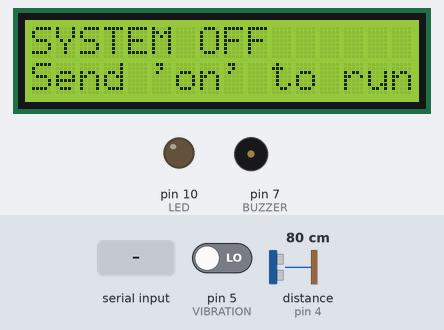
Bench run of a sketch on a simulated Arduino Uno, built with avr-gcc and run on an emulated ATmega328P. Shown: 16×2 character LCD, output pins drawn as LEDs (lit = HIGH), buzzer (waves = sounding). Wiring (inferred from the names in the program): ultrasonic range finder: trigger pin 2; echo pin 4. Inputs (shaded band) come from the test bench; at power-on: distance to the obstacle (sensor on pin 4) 80 cm, pin 5 (VIBRATION) LOW. The echo pulse lasts 58.3 µs per cm; pins used as bus, display or sensor lines are not drawn; what the sketch prints to the serial monitor is not drawn.

Above: at 1.6 s.
1.7 s: "456\n" received over Serial
At 3.8 s:
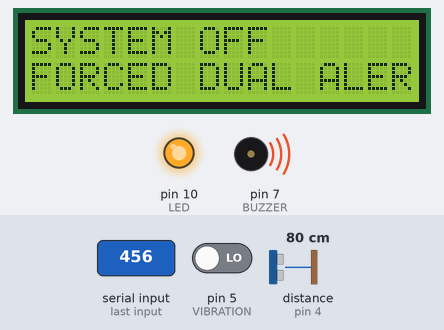
6.8 s: "on\n" received over Serial
At 9.6 s:
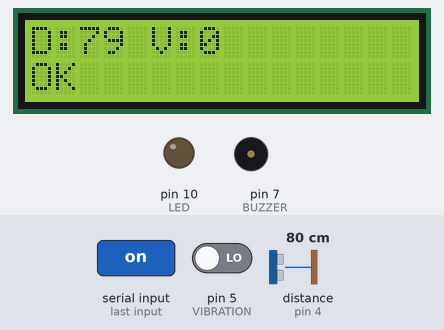
10.6 s: distance to the obstacle (sensor on pin 4) set to 12 cm
At 12.4 s:
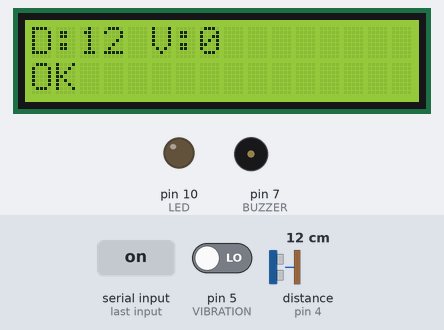
13.6 s: distance to the obstacle (sensor on pin 4) set to 9 cm
At 16.3 s:
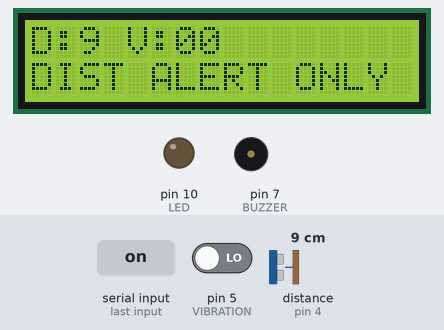
16.6 s: "kill\n" received over Serial
At 19.0 s:
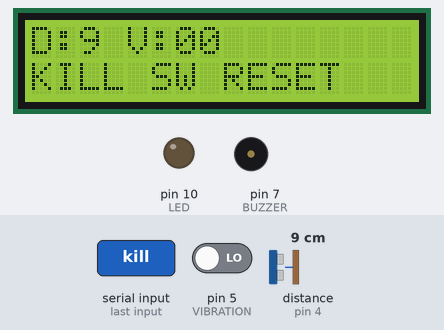
21.1 s: "456\n" received over Serial
At 22.2 s:
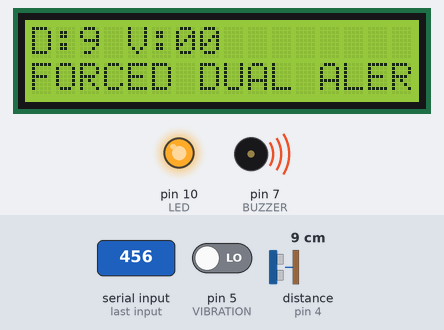
Timing chart, 0 to 25.2 s (numbered marks = the images above; inputs shaded):
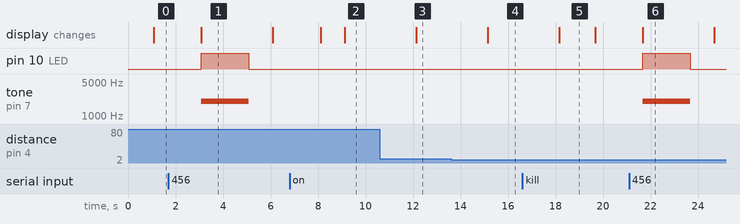

The sketch:

volcano_eruption_code.ino
```cpp
#include <LiquidCrystal.h>

LiquidCrystal lcd(12, 11, 6, 7, 8, 3);

// SENSORS - all digital pins
const int TRIG = 2;       // Ultrasonic trigger
const int ECHO = 4;       // Ultrasonic echo
const int VIBRATION = 5;  // Vibration sensor (digital pin)

// OUTPUTS - all digital pins
const int LED = 10;       // LED on digital pin
const int BUZZER = 7;    // Buzzer on digital pin (built-in LED pin)

// THRESHOLDS
float MIN_ULTRASONIC = 10.0;    // cm
int MIN_VIBRATION = 3;          // vibration count per second

// VARIABLES
float currentDist = 0;
int vibrationCount = 0;
bool systemActive = false;
bool killSwitchActive = false;

void setup() {
  pinMode(TRIG, OUTPUT);
  pinMode(ECHO, INPUT);
  pinMode(VIBRATION, INPUT);
  pinMode(LED, OUTPUT);
  pinMode(BUZZER, OUTPUT);

  digitalWrite(LED, LOW);
  noTone(BUZZER);

  lcd.begin(16, 2);
  Serial.begin(9600);
  while (!Serial) { ; }

  Serial.print("MIN_ULTRA:");
  Serial.print(MIN_ULTRASONIC);
  Serial.print(",MIN_VIB:");
  Serial.println(MIN_VIBRATION);

  lcd.print("Volcano Monitor");
  lcd.setCursor(0, 1);
  lcd.print("Send 'on' to start");
}

void loop() {
  if (Serial.available() > 0) {
    String command = Serial.readStringUntil('\n');
    command.trim();
    handleCommand(command);
  }

  // ALWAYS read both sensors
  currentDist = measureDistance();
  vibrationCount = countVibrations(1000);  // 1 second sample

  bool distanceAlert = (currentDist < MIN_ULTRASONIC);
  bool vibrationAlert = (vibrationCount >= MIN_VIBRATION);
  bool dualAlert = distanceAlert && vibrationAlert;

  // Send data to PC
  Serial.print(currentDist);
  Serial.print(",");
  Serial.print(vibrationCount);
  Serial.print(",");
  Serial.print(distanceAlert ? "DIST_ALERT" : "DIST_OK");
  Serial.print(",");
  Serial.print(vibrationAlert ? "VIB_ALERT" : "VIB_OK");
  Serial.print(",");
  Serial.print(dualAlert ? "DUAL_ALERT" : "DUAL_OK");
  Serial.print(",");
  Serial.print(killSwitchActive ? "KILL_ON" : "KILL_OFF");
  Serial.print(",");
  Serial.print(systemActive ? "SYS_ON" : "SYS_OFF");
  Serial.print(",");
  Serial.print(MIN_ULTRASONIC);
  Serial.print(",");
  Serial.println(MIN_VIBRATION);

  // LCD and outputs
  if (systemActive) {
    lcd.setCursor(0, 0);
    lcd.print("D:");
    lcd.print(currentDist, 0);
    lcd.print(" V:");
    lcd.print(vibrationCount);

    lcd.setCursor(0, 1);

    if (killSwitchActive) {
      if (!dualAlert) {
        killSwitchActive = false;
        lcd.print("KILL SW RESET   ");
        noTone(BUZZER);
      } else {
        lcd.print("KILL SWITCH OFF ");
        digitalWrite(LED, LOW);
        noTone(BUZZER);
      }
    }
    else if (dualAlert) {
      lcd.print("DUAL ALERT!     ");
      digitalWrite(LED, HIGH);
      tone(BUZZER, 1000);
    }
    else if (distanceAlert) {
      lcd.print("DIST ALERT ONLY ");
      digitalWrite(LED, LOW);
      noTone(BUZZER);
    }
    else if (vibrationAlert) {
      lcd.print("VIB ALERT ONLY  ");
      digitalWrite(LED, LOW);
      noTone(BUZZER);
    }
    else {
      lcd.print("OK              ");
      digitalWrite(LED, LOW);
      noTone(BUZZER);
    }
  } else {
    digitalWrite(LED, LOW);
    noTone(BUZZER);
    lcd.setCursor(0, 0);
    lcd.print("SYSTEM OFF      ");
    lcd.setCursor(0, 1);
    lcd.print("Send 'on' to run");
  }

  delay(500);
}

float measureDistance() {
  digitalWrite(TRIG, LOW);
  delayMicroseconds(2);
  digitalWrite(TRIG, HIGH);
  delayMicroseconds(10);
  digitalWrite(TRIG, LOW);
  long duration = pulseIn(ECHO, HIGH, 30000);
  if (duration == 0) return -1;
  return duration * 0.034 / 2;
}

int countVibrations(int sampleTime) {
  int count = 0;
  unsigned long start = millis();

  while (millis() - start < sampleTime) {
    if (digitalRead(VIBRATION) == HIGH) {
      count++;
      while (digitalRead(VIBRATION) == HIGH && millis() - start < sampleTime);
    }
  }
  return count;
}

void handleCommand(String cmd) {
  cmd.toLowerCase();

  if (cmd == "on") {
    systemActive = true;
    lcd.clear();
  }
  else if (cmd == "off") {
    systemActive = false;
    noTone(BUZZER);
    lcd.clear();
  }
  else if (cmd == "kill") {
    killSwitchActive = true;
  }
  else if (cmd == "reset") {
    killSwitchActive = false;
  }
  else if (cmd == "456") {
    lcd.setCursor(0, 1);
    lcd.print("FORCED DUAL ALERT");
    digitalWrite(LED, HIGH);
    tone(BUZZER, 2000);
    delay(2000);
    noTone(BUZZER);
    digitalWrite(LED, LOW);
  }
  else if (cmd.startsWith("min ult ")) {
    String val = cmd.substring(8);
    MIN_ULTRASONIC = val.toFloat();
    Serial.print("NEW_MIN_ULTRA:");
    Serial.println(MIN_ULTRASONIC);
  }
  else if (cmd.startsWith("min vib ")) {
    String val = cmd.substring(8);
    MIN_VIBRATION = val.toInt();
    Serial.print("NEW_MIN_VIB:");
    Serial.println(MIN_VIBRATION);
  }
}
```

Measured:
- the behaviour switches between 11 and 10 cm on distance to the obstacle (sensor on pin 4) (found by bisection; images 3 and 4)
- after the input at 1.7 s, pin 10 (LED): LOW → HIGH after 1.4 s, → LOW 2.0 s later; tone on pin 7 (BUZZER): silent → 2000 Hz after 1.4 s, → silent 2.0 s later; the display: changes after 1.4 s (image 1)
- after the input at 6.8 s, the display: first changes after 1.3 s (image 2 shows a later state)
- after the input at 10.6 s, the display: changes after 1.5 s (image 3)
- after the input at 13.6 s, the display: changes after 1.6 s (image 4)
- after the input at 16.6 s, the display: changes after 1.6 s (image 5)
- after the input at 21.1 s, pin 10 (LED): LOW → HIGH after 0.57 s, → LOW 2.0 s later; tone on pin 7 (BUZZER): silent → 2000 Hz after 0.57 s, → silent 2.0 s later; the display: changes after 0.57 s (image 6)
